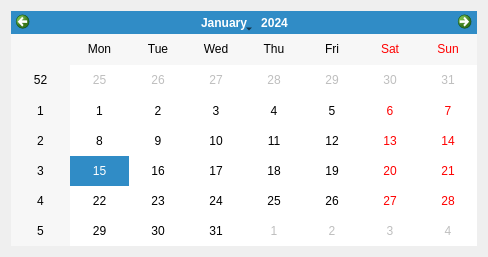
<?xml version="1.0" encoding="UTF-8"?>
<ui version="4.0">
 <class>DateChooseDialog</class>
 <widget class="QDialog" name="DateChooseDialog">
  <property name="geometry">
   <rect>
    <x>0</x>
    <y>0</y>
    <width>488</width>
    <height>257</height>
   </rect>
  </property>
  <property name="windowTitle">
   <string>Dialog</string>
  </property>
  <layout class="QHBoxLayout" name="horizontalLayout">
   <item>
    <widget class="QCalendarWidget" name="calendarWidget"/>
   </item>
  </layout>
 </widget>
 <resources/>
 <connections/>
</ui>
